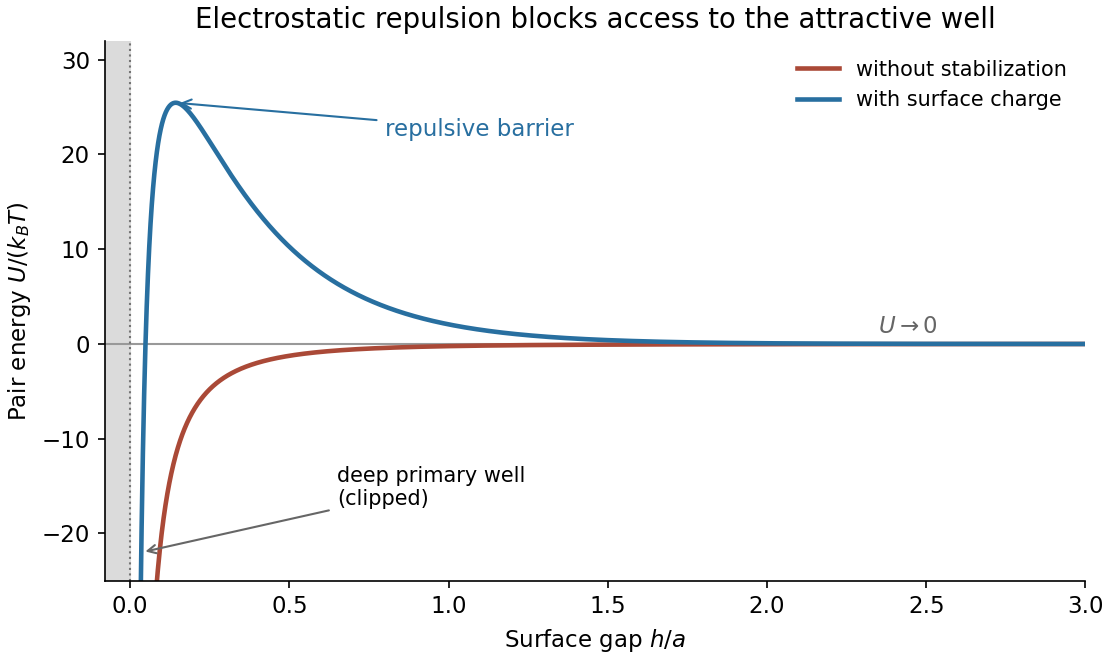

Write the Python code that produced this figure.
"""Original DLVO comparison; Python 3.14, NumPy 2.3, Matplotlib 3.10.
Chosen parameters are illustrative, not exam data. Output is in cwd.
"""
from pathlib import Path
import matplotlib
matplotlib.use('Agg')
import matplotlib.pyplot as plt
import numpy as np

plt.rcParams.update({'font.size':11,'figure.facecolor':'white'})
h=np.linspace(.001,3,3000)  # gap / sphere radius
r=2+h
attraction=-(40/6)*(2/(r*r-4)+2/(r*r)+np.log1p(-4/(r*r)))
repulsion=60*np.exp(-h/.35)/(1+h/2)
stabilized=attraction+repulsion
fig,ax=plt.subplots(figsize=(7.4,4.4),layout='constrained')
ax.axhline(0,color='0.6',lw=1)
ax.axvspan(-.08,0,color='0.86')
ax.axvline(0,color='0.45',ls=':',lw=1)
ax.plot(h,attraction,color='#aa4937',lw=2.2,label='without stabilization')
ax.plot(h,stabilized,color='#286fa0',lw=2.2,label='with surface charge')
i=np.argmax(stabilized)
ax.annotate('repulsive barrier',xy=(h[i],stabilized[i]),xytext=(.80,22),arrowprops={'arrowstyle':'->','color':'#286fa0'},color='#286fa0')
ax.annotate('deep primary well\n(clipped)',xy=(.035,-22),xytext=(.65,-17),arrowprops={'arrowstyle':'->','color':'0.4'},fontsize=10)
ax.text(2.35,1.2,r'$U\to0$',color='0.4')
ax.set(xlim=(-.08,3),ylim=(-25,32),xlabel=r'Surface gap $h/a$',ylabel=r'Pair energy $U/(k_BT)$',title='Electrostatic repulsion blocks access to the attractive well')
ax.legend(loc='upper right',frameon=False,fontsize=10)
ax.spines[['top','right']].set_visible(False)
fig.savefig(Path.cwd() / Path(__file__).with_suffix('.png').name,dpi=150,facecolor='white')
plt.close(fig)
